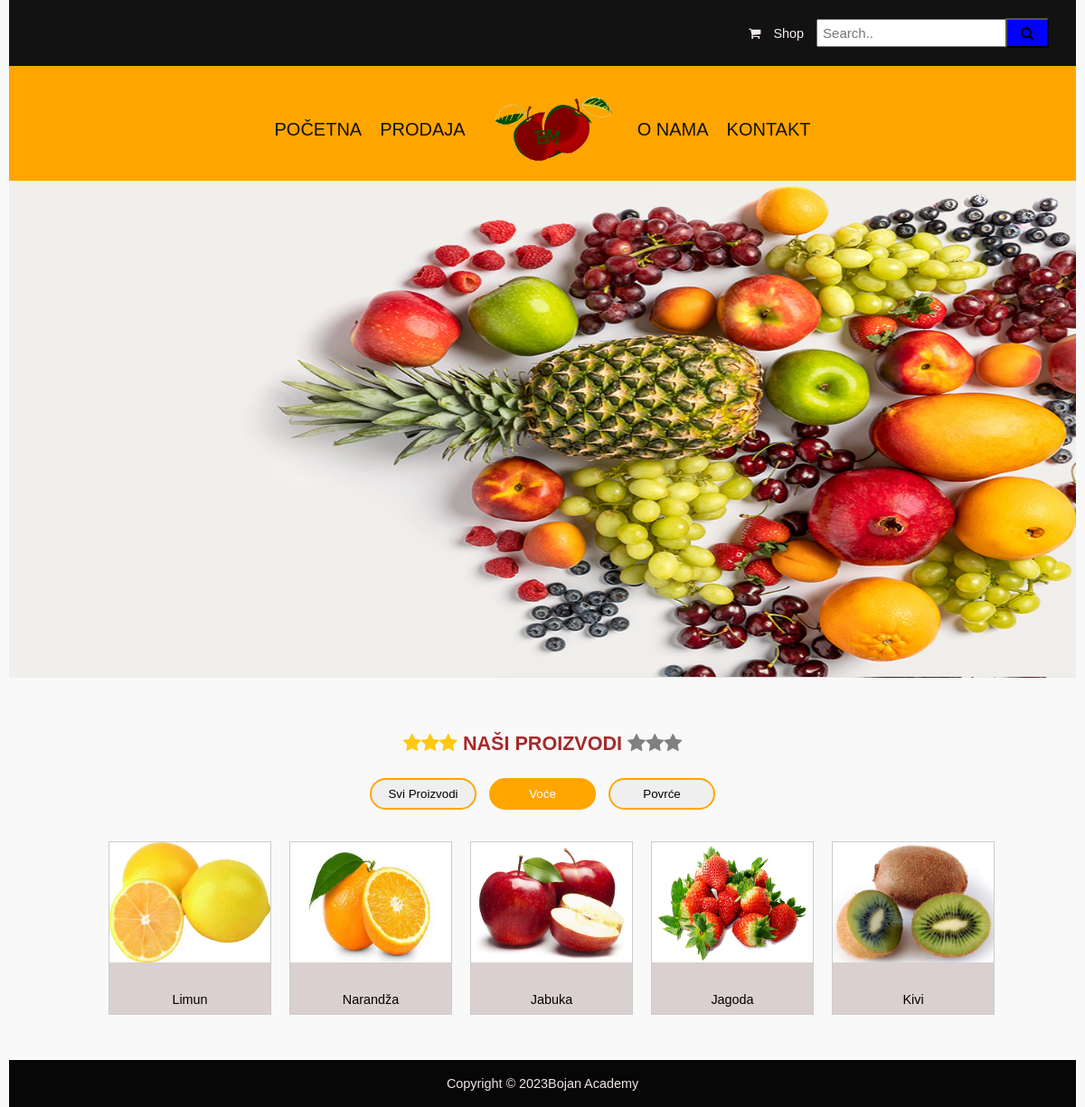
/shop/voce/, run on the app's committed database.
### prodaja/models.py (models this page shows, shortened)
class Proizvod(models.Model):
    naziv = models.CharField(max_length=100)
    cena = models.FloatField()
    kategorija = models.CharField(choices=CATEGORY_CHOICES, max_length=2)
    opis= models.TextField()
    product_image = models.ImageField(upload_to='image')

### prodaja/views.py (the view)
# urls.py: path('shop/voce/', views.voce, name='voce'),
def voce(request):
    return render(request, "prodaja/voce.html",{
        'proizvodi':Proizvod.objects.all().order_by('id')[0:5]
})

### prodaja/templates/prodaja/voce.html
{% extends 'prodaja/index.html' %}
{% load static %}
{% block body %}
<div class="shop-section">
<h2><span class="fa fa-star checked"></span><span class="fa fa-star checked"></span><span class="fa fa-star checked"></span>
    Naši proizvodi
    <span class="fa fa-star unchecked"></span><span class="fa fa-star unchecked"></span><span class="fa fa-star unchecked"></span>
</h2>
<a href="{% url 'shop' %}"><button class="{% if request.resolver_match.view_name == 'shop' %}active{% endif %}">Svi proizvodi</button></a>
<a href="{% url 'voce' %}"><button class="{% if request.resolver_match.view_name == 'voce' %}active{% endif %}">Voće</button></a>
<a href="{% url 'povrce' %}"><button class="{% if request.resolver_match.view_name == 'povrce' %}active{% endif %}">Povrće</button></a>
</div>
<div class="shop-section-all">
{% for proizvod in proizvodi %}
    <div class="photo1">
        {% if proizvod.id == 0 %}
            <img src="{% static 'image/limun.jpg' %}" alt="">
            <div class="desc">{{proizvod.naziv}}</div>
        {% elif proizvod.id == 1 %}
            <img src="{% static 'image/narandza.jpg' %}" alt="">
            <div class="desc">{{proizvod.naziv}}</div>
        {% elif proizvod.id == 2 %}
            <img src="{% static 'image/jabuke.jpg' %}" alt="">
            <div class="desc">{{proizvod.naziv}}</div>
        {% elif proizvod.id == 3 %}
            <img src="{% static 'image/jagode.jpg' %}" alt="">
            <div class="desc">{{proizvod.naziv}}</div>
        {% elif proizvod.id == 4 %}
            <img src="{% static 'image/kivi.jpg' %}" alt="">
            <div class="desc">{{proizvod.naziv}}</div>
        {% endif %}
    </div>
{% endfor %}
</div>
{% endblock body %}

### prodaja/static/css/style.css (style rules this page uses)
* { margin: 0; padding: 0; text-transform: capitalize; text-decoration: none; outline: none; box-sizing: border-box; font-family: Verdana, Geneva, Tahoma, sans-serif; }
body { background-color: #f9f9f9; }
html { font-size: 90%; overflow-x: hidden; }
.shop-section { margin-top: -50px ; text-align: center; padding: 10px; }
.shop-section h2 { padding-bottom: 20px; text-transform: uppercase; color: brown; }
.shop-section button { border: 2px solid orange; border-radius: 30px; width: 10%; padding: 8px; margin: 5px; cursor: pointer; }
.shop-section button:hover, .shop-section button.active { background-color: orange; color: white; }
.shop-section .checked { color: rgb(255, 200, 19); }
.shop-section .unchecked { color: grey; }
.shop-section-all { margin: 0 10px; padding: 10px; width: 100%; display: flex; flex-wrap:wrap; overflow:hidden; justify-content: center; }
.photo1 { margin: 10px; border: 1px solid #ccc; float: left; width: 180px; background-color: rgb(218, 208, 207); }
.photo1 img { width: 100%; height: 70%; }
.photo1 .desc { padding-top: 30px; text-align: center; }

### data on the page
Proizvod: naziv "Limun"
Proizvod: naziv "Narandža"
Proizvod: naziv "Jabuka"
Proizvod: naziv "Jagoda"
Proizvod: naziv "Kivi"
